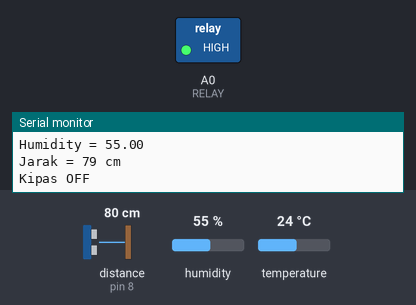
This sketch was run on a simulated Arduino Leonardo, built with avr-gcc and run on an emulated ATmega32U4. On the bench: switched loads named in the sketch (green lamp = pin HIGH), the last lines printed to the serial monitor. Wiring (inferred from the names in the program): ultrasonic range finder: trigger pin 7; echo pin 8. Inputs (shaded band) come from the test bench; at power-on: distance to the obstacle (sensor on pin 8) 80 cm, humidity 55 %, temperature 24 °C. The echo pulse lasts 58.3 µs per cm; pins used as bus, display or sensor lines are not drawn.

Above: at 5.8 s.
5.9 s: distance to the obstacle (sensor on pin 8) set to 54 cm
11.9 s: distance to the obstacle (sensor on pin 8) set to 45 cm
At 15.9 s:
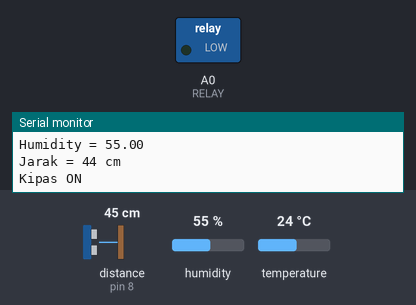
17.9 s: distance to the obstacle (sensor on pin 8) set to 60 cm
At 20.8 s:
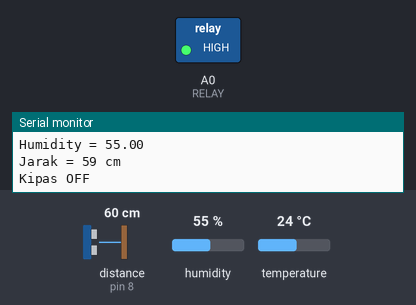
23.9 s: distance to the obstacle (sensor on pin 8) set to 2 cm
At 25.6 s:
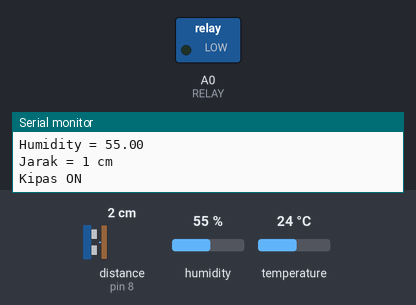
Timing chart, 0 to 27.1 s (numbered marks = the images above; inputs shaded):
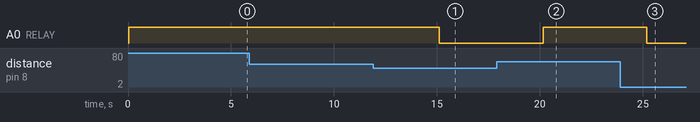

The sketch:

Kelompok7Arduino.ino
```cpp
#include <dht.h>
#define sensor 6

#define RELAY A0

dht DHT ;

int trig = 7;
int echo = 8;
int durasi, jarak;

void setup() {
  Serial.begin(115200);
  Serial1.begin(115200);

  pinMode(trig, OUTPUT);
  pinMode(echo, INPUT);
  pinMode(RELAY, OUTPUT);
}

void loop() {
  DHT.read11(sensor);
  float suhu = DHT.temperature;
  float lembab = DHT.humidity;

  Serial.print("Temperature = ");
  Serial.println(suhu);
  Serial1.print("Temperature = ");
  Serial1.println(suhu);
  Serial.print("Humidity = ");
  Serial.println(lembab);
  Serial1.print("Humidity = ");
  Serial1.println(lembab);

  digitalWrite(trig, LOW);
  delayMicroseconds(2);
  digitalWrite(trig, HIGH);
  delayMicroseconds(10);
  digitalWrite(trig, LOW);
  durasi= pulseIn(echo, HIGH);
  jarak= (durasi/2)/29.1 ;

  Serial.print("Jarak = ");
  Serial.print(jarak);
  Serial.println(" cm");
  Serial1.print("Jarak = ");
  Serial1.print(jarak);
  Serial1.println(" cm");

  if(jarak<50 || suhu >33){
    Serial.println("Kipas ON");
    digitalWrite(RELAY,LOW);
  }
  else{
    Serial.println("Kipas OFF");
    digitalWrite(RELAY,HIGH);
  }
  delay(5000);
}
```

Measured:
- the behaviour switches between 51 and 50 cm on distance to the obstacle (sensor on pin 8) (found by bisection; images 0 and 1)
- after the input at 11.9 s, A0 (RELAY): HIGH → LOW after 3.2 s
- after the input at 17.9 s, A0 (RELAY): LOW → HIGH after 2.3 s
- after the input at 23.9 s, A0 (RELAY): HIGH → LOW after 1.3 s
